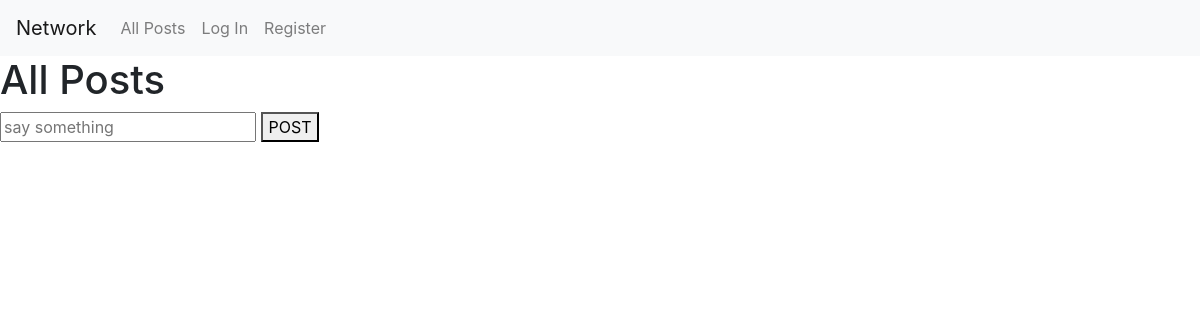
Before: / with the older database file.
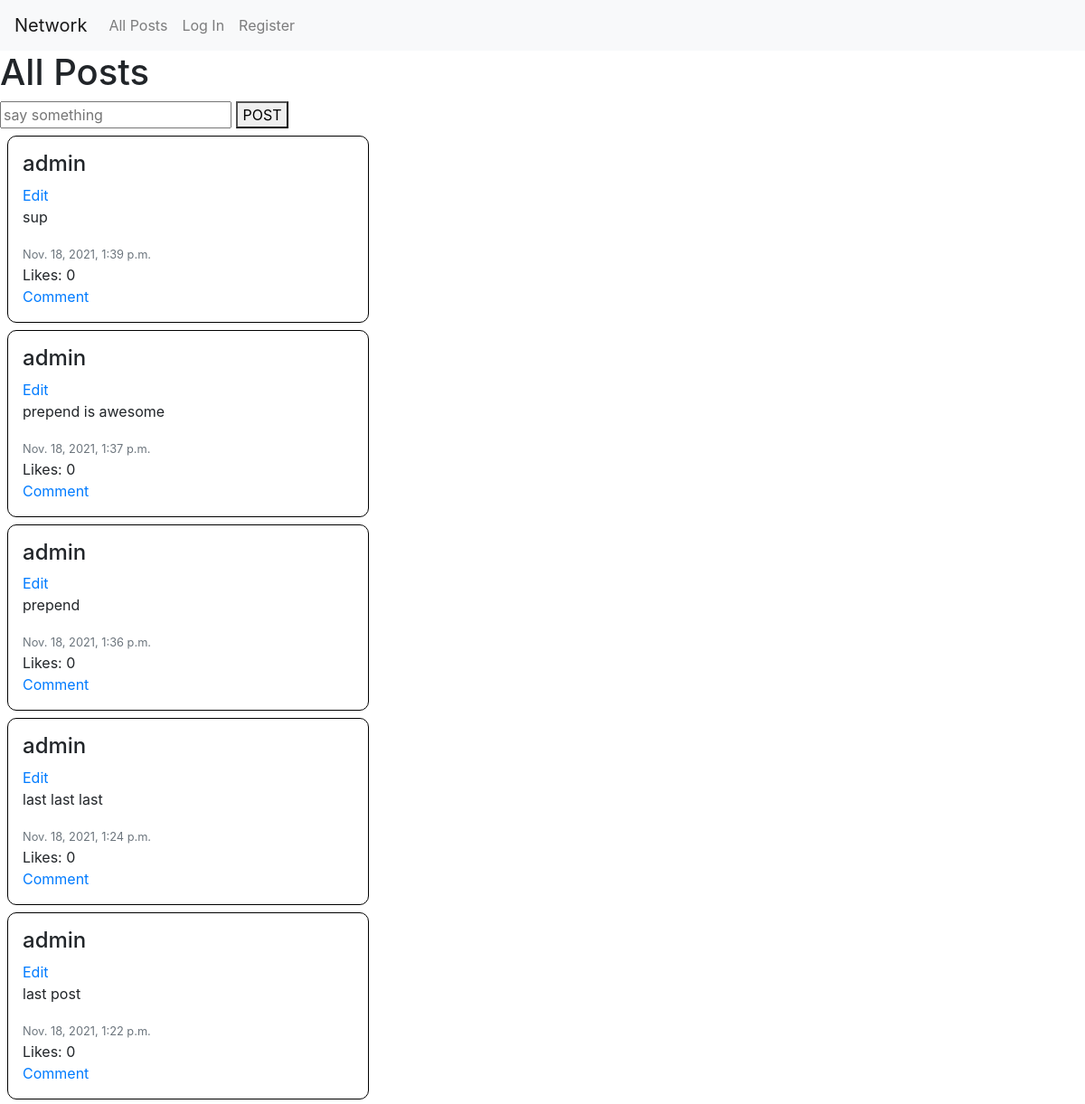
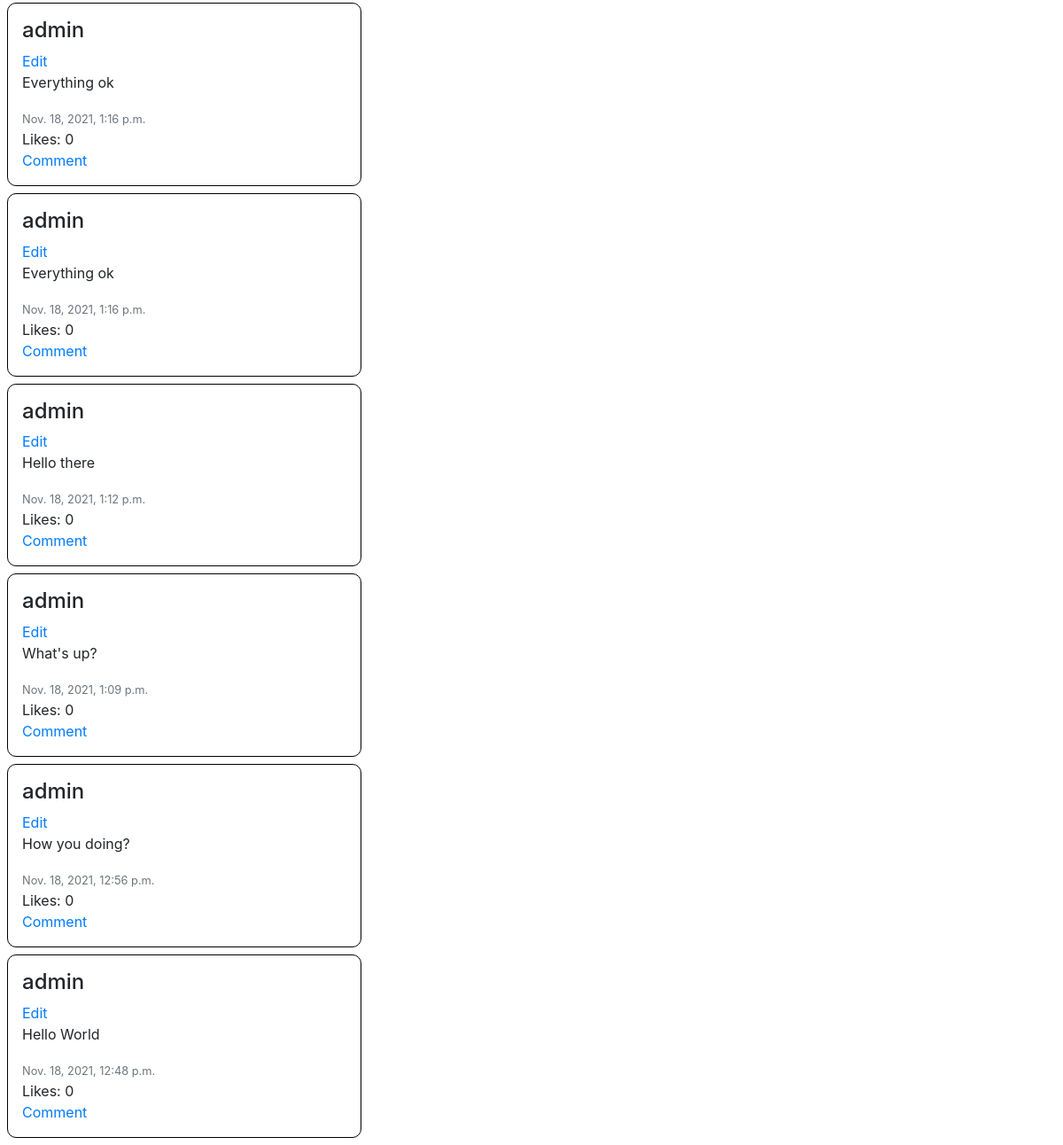
After: the same page with the newer database file (2 pictures, top to bottom).
### network/models.py (models this page shows)
class Post(models.Model):
    creator = models.ForeignKey(User, on_delete=models.CASCADE)
    message = models.CharField(max_length=128)
    timestamp = models.DateTimeField(auto_now_add=True)
    likes = models.IntegerField(default=0)

class User(AbstractUser):
    pass

### network/views.py (the view)
# urls.py: path("", views.index, name="index"),
def index(request):
    posts = Post.objects.all().order_by('-timestamp')
    return render(request, "network/index.html", {'posts': posts})

### network/templates/network/index.html (shortened to what this page needs)
{% extends "network/layout.html" %}
{% load static %}
{% block body %}
    <h1>All Posts</h1>
    <form>
        <input id="message" placeholder="say something">
        <button>POST</button>
    </form>
    <div id="posts">
        {% for post in posts %}
        <div class="post  p-3 m-2 col-lg-4 col-sm-6">
            <h4>{{ post.creator }}</h4>
            <a href="#">Edit</a>
            <p>{{ post.message }}</p>
            <small class='text-secondary'>{{ post.timestamp }}</small>
            <br>
            <span>Likes: {{post.likes }}</span> <br>
            <a href="#">Comment</a>
        </div>
        {% endfor %}
    </div>
{% endblock %}

### network/templates/network/layout.html (shortened to what this page needs)
{% load static %}
<!DOCTYPE html>
<html lang="en">
    <head>
        <link rel="stylesheet" href="https://stackpath.bootstrapcdn.com/bootstrap/4.4.1/css/bootstrap.min.css">
        <link href="{% static 'network/styles.css' %}" rel="stylesheet">
    </head>
    <body>
        <nav class="navbar navbar-expand-sm navbar-light bg-light">
            <a class="navbar-brand" href="#">Network</a>
            <div>
              <ul class="navbar-nav mr-auto">
                <li class="nav-item">
                  <a class="nav-link" href="{% url 'index' %}">All Posts</a>
                </li>
                {% if user.is_authenticated %}
                    <li class="nav-item">
                        <a class="nav-link" href="#">Following</a>
                    </li>
                    <li class="nav-item">
                        <a class="nav-link" href="{% url 'logout' %}">Log Out</a>
                    </li>
                {% else %}
                    <li class="nav-item">
                        <a class="nav-link" href="{% url 'login' %}">Log In</a>
                    </li>
                    <li class="nav-item">
                        <a class="nav-link" href="{% url 'register' %}">Register</a>
                    </li>
                {% endif %}
              </ul>
            </div>
          </nav>
        <div class="body">
            {% block body %}
            {% endblock %}
        </div>
    </body>
</html>

### network/static/network/styles.css (style rules this page uses)
.post { border: 1px solid black; border-radius: 10px; }

Changed rows visible on the page:
added Post: creator "admin", message "sup", timestamp "Nov. 18, 2021, 1:39 p.m.", likes "0"
added Post: creator "admin", message "prepend is awesome", timestamp "Nov. 18, 2021, 1:37 p.m.", likes "0"
added Post: creator "admin", message "prepend", timestamp "Nov. 18, 2021, 1:36 p.m.", likes "0"
added Post: creator "admin", message "last last last", timestamp "Nov. 18, 2021, 1:24 p.m.", likes "0"
added Post: creator "admin", message "last post", timestamp "Nov. 18, 2021, 1:22 p.m.", likes "0"
added Post: creator "admin", message "Everything ok", timestamp "Nov. 18, 2021, 1:16 p.m.", likes "0"
added Post: creator "admin", message "Everything ok", timestamp "Nov. 18, 2021, 1:16 p.m.", likes "0"
added Post: creator "admin", message "Hello there", timestamp "Nov. 18, 2021, 1:12 p.m.", likes "0"
added Post: creator "admin", message "What's up?", timestamp "Nov. 18, 2021, 1:09 p.m.", likes "0"
added Post: creator "admin", message "How you doing?", timestamp "Nov. 18, 2021, 12:56 p.m.", likes "0"
added Post: creator "admin", message "Hello World", timestamp "Nov. 18, 2021, 12:48 p.m.", likes "0"
